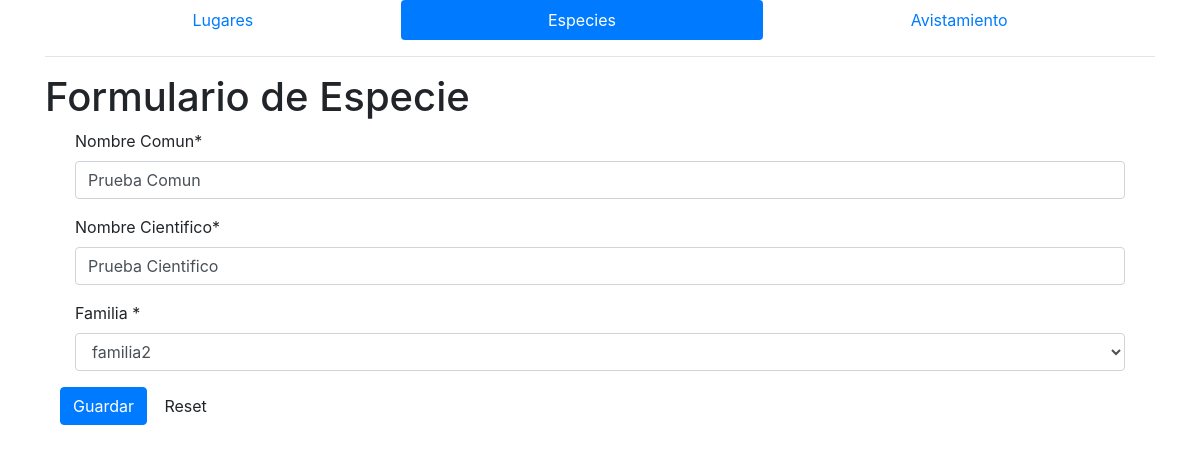
The app's page /especies/edit/1/ with its own data.
### especies/models.py (models this page shows, shortened)
@python_2_unicode_compatible
class Especies(models.Model):
    especieNOMBRECOMUN = models.CharField('Nombre',max_length=250)
    especieNOMBRECIENTIFICO = models.CharField('Nombre Cientifico',max_length=250)
    especieFamiliaID = models.ForeignKey(EspeciesFamilias, verbose_name='EspecieFamilia')
    class Meta:
        verbose_name = 'Especie'
        verbose_name_plural = 'Especies'

### especies/views.py (the view)
# urls.py: url(r'^especies/edit/(?P<pk>[0-9]+)/$', EspeciesEdit.as_view(), name='EspeciesEdit'),
class EspeciesEdit(UpdateView):
    model =  Especies
    template_name = 'especies/especies_form.html'
    form_class = EspeciesForm
    success_url = reverse_lazy('Especies:EspeciesList')

### especies/forms.py
class EspeciesForm(forms.ModelForm):
    class Meta:
        model = Especies
        fields = ['especieNOMBRECOMUN','especieNOMBRECIENTIFICO','especieFamiliaID']
        widgets = {
            'especieNOMBRECOMUN':forms.TextInput(attrs = {
                'type':'text',
                'name':'especieNOMBRECOMUN',
                'class':'form-control',
                'placeholder':'Ingrese Nombre Comun',
                'required':True
            }),
            'especieNOMBRECIENTIFICO':forms.TextInput(attrs = {
                'type':'text',
                'name':'especieNOMBRECIENTIFICO',
                'class':'form-control',
                'placeholder':'Ingrese Nombre Cientifico',
                'required':True
            }),
            'especieFamiliaID':forms.Select(attrs={
                'class':'form-control',
                'required':True,
            })
        }

### especies/models.py (called while the page is built)
    def __str__(self):
        return self.especieFamiliaTITULO

### template/especies/especies_form.html (shortened to what this page needs)
{% extends "index.html" %}
{% load static from staticfiles %}
{% block contect %}
    <hr>
    <h1>Formulario de Especie
    </h1>
     <div class="col-md-12">
          <form method="POST">
          <div>
              <div class="panel-body">
                  <div class="form-group">
                  <label class="col control-label">Nombre Comun<span class="asterisk">*</span></label>
                  <div class="col">
                    {{ form.especieNOMBRECOMUN }}
                  </div>
                </div>
                <div class="form-group">
                  <label class="col control-label">Nombre Cientifico<span class="asterisk">*</span></label>
                  <div class="col">
                    {{ form.especieNOMBRECIENTIFICO }}
                  </div>
                </div>
                <div class="form-group">
                  <label class="col control-label">Familia <span class="asterisk">*</span></label>
                  <div class="col">
                    {{ form.especieFamiliaID }}
                  </div>
                </div>
              </div>
              <div class="panel-footer">
                <div class="row">
                  <div class="col col-sm-offset-3">
                    <button class="btn btn-primary" onclick="this.disabled=true,this.form.submit();">Guardar</button>
                    <button type="reset" class="btn btn-default">Reset</button>
                  </div>
                </div>
              </div>
          </form>
    </div>
{% endblock %}

### records on screen
Especies: especieNOMBRECOMUN "Prueba Comun", especieNOMBRECIENTIFICO "Prueba Cientifico", especieFamiliaID "familia2"
